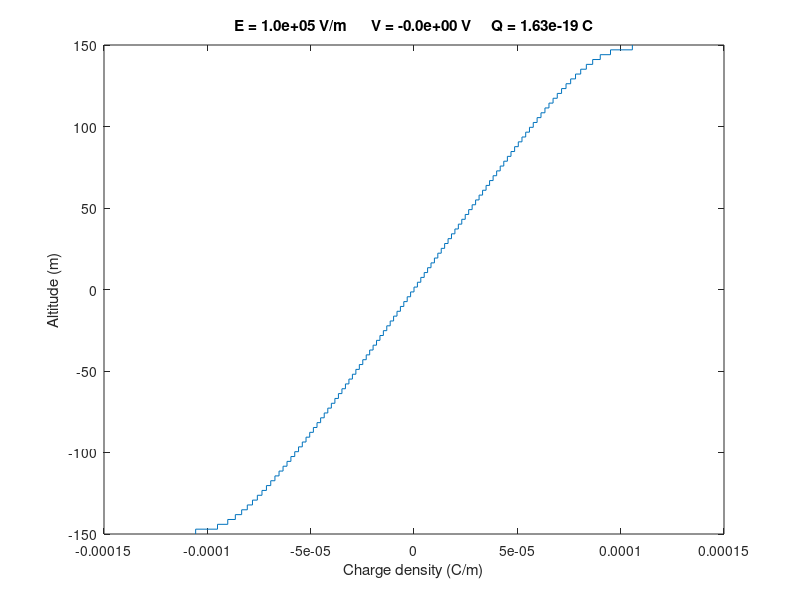

MATLAB code for this plot: (Note: this script raises an error after producing the figure.)
function stright_wire_at_ext_E

% This program is written to find out the charge distribution (and then
% E-field at a point) of a finite stright conductor. The method following
% can be found in "Advanced Engineering Electromagnetics" by Constantine A.
% Balanis in page numbers 670-675.


%% User inputs
L = 300;          % Length of the conductor in meters
N = 101;          % Number of segments of the conductor to consider
V = -0e6;          % Voltage of the conductor
r = 0.005;      % Radius of the conductor
d = 500;          % calculate E-field at d away from the end of the conductor
E = 1e5;        % External electric field

%% Finding the charge distribution.
dy = L/N;
ys = -L/2+dy/2:dy:L/2;

Zmn = zeros(N,N); % For constant V


% Ex = (ys-ys(N/2+1))./((ys-ys(N/2+1)).^2+a^2).^1.5;
% 
% figure
% plot(Ex)
% 
% return

for m = 1:N
    for n = 1:N

        % y' (for numerical intergration)
        %yps = (n-1)*dy:dy/1000:n*dy;
        yps = ys(n)-dy/2:dy/1000:ys(n)+dy/2;

     % For constant V     
        % function evaluation at y' s
        fps = 1./sqrt((ys(m)-yps).^2+r^2);
        
        % Intergration
        Zmn(m,n) = trapz(yps,fps);        
    end
end

Vm = 4*pi*8.85418782e-12.*(V+ys'*E);

% Getting solutions for constatnt V
a = Zmn\Vm;
a = a';

%% Plotting and post calculations

% Plotting charge vs length diagram


figure
[xst yst] = stairs([ys-dy/2 ys(end)+dy/2],[a a(end)]);
plot(yst,xst);
xlabel('Charge density (C/m)')
ylabel('Altitude (m)')

% Total Charge
q = dy*a;
Qtot = sum(q);

title(sprintf('E = %0.1e V/m      V = %0.1e V     Q = %0.2e C', E, V, Qtot))
tools2fig


% E field along the axis
y2s = [-d:dy:-L/2-dy ys  L/2+dy:dy:d];
N1 = length(y2s);
Ex = zeros(1,N1);
for i = 1:N1
    Ex(i) = sum(1/(4*pi*8.85418782e-12).*q.*(y2s(i) - ys)./(r^2+(y2s(i) - ys).^2).^1.5) +E;
end

figure
hold all
plot(Ex,y2s,'ro-')
ylabel('Distance (m)')
xlabel('E (V/m)')
title(sprintf('E = %0.1e V/m      V = %0.1e V     Q = %0.2e C', E, V, Qtot))
plot(xlim,[0 0],'k')
plot([0 0],ylim,'k')
tools2fig
box on

%% Calculating the E field at a point
x0 = -d;
y0 = 0;
Ex = zeros(1,N);
Ey = zeros(1,N);

for i = 1:N
    x = x0 - ys(i);
    [Ex(i) Ey(i)] = E_due_to_a_ring(x,y0,r,q(i));
end

Ex = sum(Ex);
Ey = sum(Ey);


%% Find off axis E-filed of a charged ring
function [Ex Ey] = E_due_to_a_ring(x,y,r,q)

if x == 0 && y == 0
    Ex = 0;
    Ey = 0;
else
    
    % Number of parts to consider in the ring
    N = 10;
    dpi = 2*pi/N;
    pis = 0:dpi:2*pi;
    dq = q/(2*pi)*dpi;
    
    dys = (y-r*sin(pis));
    
    Es = (1/(4*pi*8.85418782e-12))*dq./(x^2+dys.^2+(r*cos(pis)).^2);
    
    Exs = Es.*x./sqrt(x^2+dys.^2);
    Eys = Es.*dys./sqrt(x^2+dys.^2);
    
    Ex = sum(Exs);
    Ey = sum(Eys);
end







